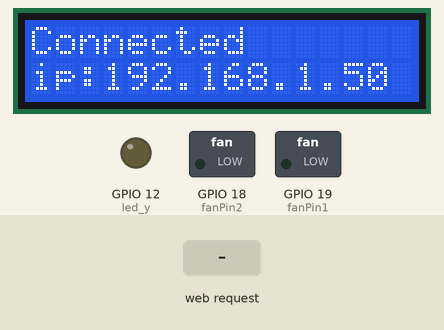
The sketch below on a simulated ESP32. On the bench: 16×2 character LCD, switched loads named in the sketch (green lamp = pin HIGH), output pins drawn as LEDs (lit = HIGH). The test bench sets the inputs (shaded band). WiFi joins after 1.5 s; servers stay silent unless stated; what the sketch prints to the serial monitor is not drawn.

Above: at 2.7 s.
2.8 s: HTTP request GET /led/on received
At 3.7 s:
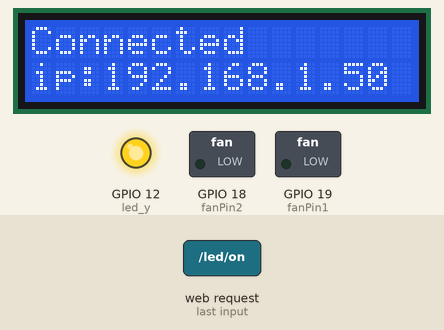
4.3 s: HTTP request GET /fan/on received
At 4.8 s:
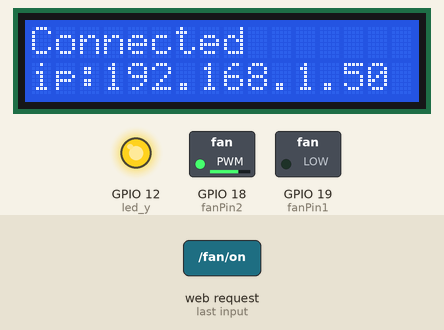
5.8 s: HTTP request GET /led/off received
At 7.0 s:
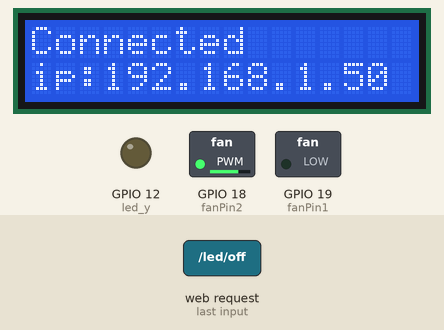
7.3 s: HTTP request GET /fan/off received
At 8.3 s:
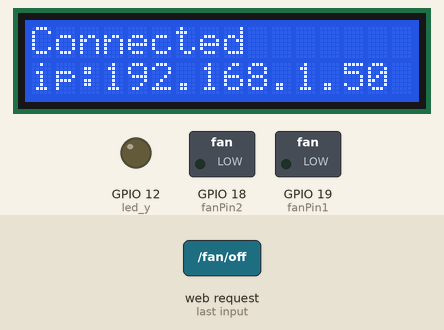
Timing chart, 0 to 9.8 s (numbered marks = the images above; inputs shaded):
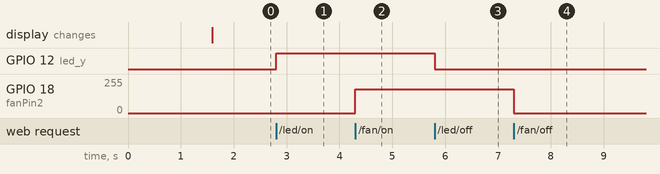

Measured:
- after the input at 2.8 s, GPIO 12 (led_y): LOW → HIGH at once
- after the input at 4.3 s, GPIO 18 (fanPin2): 0/255 → 180/255 at once
- after the input at 5.8 s, GPIO 12 (led_y): HIGH → LOW at once
- after the input at 7.3 s, GPIO 18 (fanPin2): 180/255 → 0/255 at once

The sketch:

LED_Control_URL.ino
```cpp
#include <Arduino.h>
#include <WiFi.h>
#include <ESPmDNS.h>
#include <WiFiClient.h>
#include <Wire.h>
#include <LiquidCrystal_I2C.h>

#define fanPin1 19
#define fanPin2 18
#define led_y 12

String item = "0";

WiFiServer server(80);

LiquidCrystal_I2C mylcd(0x27, 16, 2);

void setup() {
  pinMode(led_y, OUTPUT);
  pinMode(fanPin1, OUTPUT);
  pinMode(fanPin2, OUTPUT);
  Serial.begin(115200);
  mylcd.begin();
  mylcd.backlight();
  connect_to_network("Divor Automations", "automations2021");
}

void loop() {
  listen_to_requests();
}
```

wifi_functions.ino
```cpp
void connect_to_network(char* ssid, char* pass) {
  WiFi.begin(ssid, pass);
  while (WiFi.status() != WL_CONNECTED) {
    delay(500);
    Serial.print(".");
  }
  mylcd.setCursor(0, 0);
  mylcd.print("Connected");
  mylcd.setCursor(0, 1);
  mylcd.print("ip:");
  mylcd.print(WiFi.localIP());
  server.begin();
  MDNS.addService("http", "tcp", 80);
}

void listen_to_requests() {
  WiFiClient client = server.available();
  if (!client) {
    return;
  }
  while (client.connected() && !client.available()) {
    delay(1);
  }
  String req = client.readStringUntil('\r');
  int addr_start = req.indexOf(' ');
  int addr_end = req.indexOf(' ', addr_start + 1);
  if (addr_start == -1 || addr_end == -1) {
    Serial.print("Invalid request: ");
    Serial.println(req);
    return;
  }
  req = req.substring(addr_start + 1, addr_end);
  item = req;
  Serial.println(item);
  String s;
  if (req == "/")  //Browser accesses address can read the information sent by the client.println(s);
  {
    IPAddress ip = WiFi.localIP();
    String ipStr = String(ip[0]) + '.' + String(ip[1]) + '.' + String(ip[2]) + '.' + String(ip[3]);
    s = "HTTP/1.1 200 OK\r\nContent-Type: text/html\r\n\r\n<!DOCTYPE HTML>\r\n<html>Hello from ESP32 at ";
    s += ipStr;
    s += "</html>\r\n\r\n";
    Serial.println("Sending 200");
    client.println(s);  //Send the string S, you can read the information when visiting the address of E smart home using a browser.
    //client.print(s);
  }
  if (req == "/led/on")  //Browser accesses the ip address/led/on
  {
    client.println("turn on the LED");
    digitalWrite(led_y, HIGH);
  }
  if (req == "/led/off")  //Browser accesses the ip address/led/off
  {
    client.println("turn off the LED");
    digitalWrite(led_y, LOW);
  }
  if (req == "/fan/on")  //Browser accesses the ip address/fan/on
  {
    client.println("turn on the fan");
    digitalWrite(fanPin1, LOW);  //pwm = 0
    analogWrite(fanPin2, 180);
  }
  if (req == "/fan/off")  //Browser accesses the ip address/fan/off
  {
    client.println("turn off the fan");
    digitalWrite(fanPin1, LOW);  //pwm = 0
    analogWrite(fanPin2, 0);
  }
  //client.print(s);
  client.stop();
}
```
